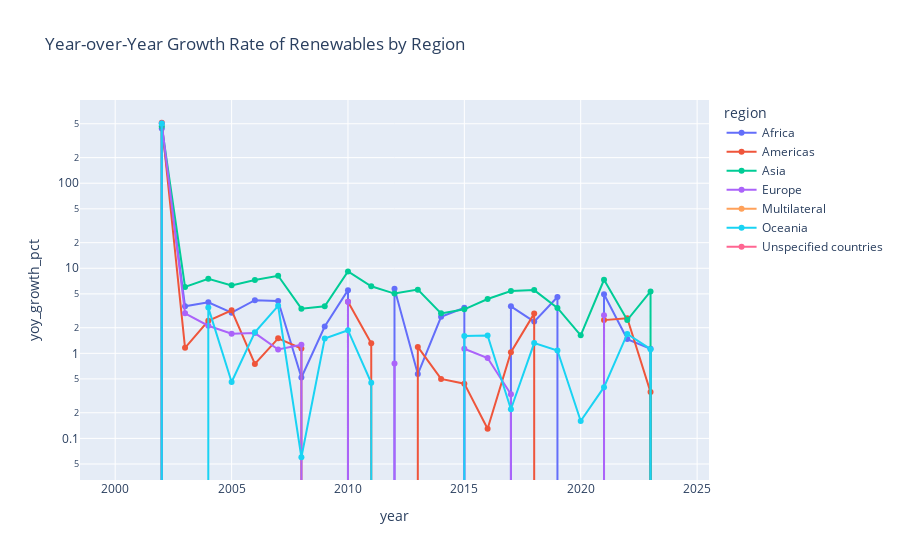

Notebook cell for this chart:
### Markdown cell above
The relationship between renewable electricity generation and CO₂ emissions suggests that higher renewable adoption is associated with lower or slower-growing emissions. However, the relationship is not perfectly linear, indicating that other factors such as economic structure and energy demand also influence emissions levels.

### Code cell
# RQ5 — Fastest Growing Regions
rq5_sql = """
WITH region_year AS (
    SELECT
        c.region,
        i.year,
        SUM(i.electricity_generation_gwh) AS total_gwh
    FROM irena_energy i
    JOIN country c ON i.iso = c.iso
    GROUP BY c.region, i.year
)
SELECT
    region,
    year,
    total_gwh,
    LAG(total_gwh) OVER (PARTITION BY region ORDER BY year) AS prev_gwh,
    ROUND(
        (total_gwh - LAG(total_gwh) OVER (PARTITION BY region ORDER BY year)) * 100.0
        / LAG(total_gwh) OVER (PARTITION BY region ORDER BY year), 2
    ) AS yoy_growth_pct
FROM region_year
ORDER BY region, year;
"""
rq5_df = run(rq5_sql)

#
fig = px.line(
    rq5_df,
    x="year",
    y="yoy_growth_pct",
    color="region",
    markers=True,
    title="Year-over-Year Growth Rate of Renewables by Region"
)
fig.update_yaxes(type="log")
show_and_save(fig, "rq5", "rq5_yoy_growth")
#fig.show()

### Figure 1 — Plotly figure (JSON) as saved in the notebook; plotly's stock layout.template omitted (floating-point values rounded to 4 significant figures)
{"data": [{"hovertemplate": "region=Africa<br>year=%{x}<br>yoy_growth_pct=%{y}<extra></extra>", "legendgroup": "Africa", "line": {"color": "#636efa", "dash": "solid"}, "marker": {"symbol": "circle"}, "mode": "lines+markers", "name": "Africa", "orientation": "v", "showlegend": true, "type": "scatter", "x": ["2000-01-01", "2001-01-01", "2002-01-01", "2003-01-01", "2004-01-01", "2005-01-01", "2006-01-01", "2007-01-01", "2008-01-01", "2009-01-01", "2010-01-01", "2011-01-01", "2012-01-01", "2013-01-01", "2014-01-01", "2015-01-01", "2016-01-01", "2017-01-01", "2018-01-01", "2019-01-01", "2020-01-01", "2021-01-01", "2022-01-01", "2023-01-01", "2024-01-01"], "xaxis": "x", "y": [null, -79.77, 441.4, 3.57, 3.98, 3, 4.21, 4.12, 0.52, 2.07, 5.53, -0.19, 5.73, 0.57, 2.69, 3.44, -2.16, 3.57, 2.36, 4.59, -2.37, 4.95, 1.47, 1.13, -98.27], "yaxis": "y"}, {"hovertemplate": "region=Americas<br>year=%{x}<br>yoy_growth_pct=%{y}<extra></extra>", "legendgroup": "Americas", "line": {"color": "#EF553B", "dash": "solid"}, "marker": {"symbol": "circle"}, "mode": "lines+markers", "name": "Americas", "orientation": "v", "showlegend": true, "type": "scatter", "x": ["2000-01-01", "2001-01-01", "2002-01-01", "2003-01-01", "2004-01-01", "2005-01-01", "2006-01-01", "2007-01-01", "2008-01-01", "2009-01-01", "2010-01-01", "2011-01-01", "2012-01-01", "2013-01-01", "2014-01-01", "2015-01-01", "2016-01-01", "2017-01-01", "2018-01-01", "2019-01-01", "2020-01-01", "2021-01-01", "2022-01-01", "2023-01-01", "2024-01-01"], "xaxis": "x", "y": [null, -83.68, 514.1, 1.16, 2.41, 3.21, 0.75, 1.5, 1.14, -2.76, 4.04, 1.31, -0.35, 1.19, 0.5, 0.44, 0.13, 1.03, 2.93, -0.67, -2.13, 2.46, 2.58, 0.35, -98.81], "yaxis": "y"}, {"hovertemplate": "region=Asia<br>year=%{x}<br>yoy_growth_pct=%{y}<extra></extra>", "legendgroup": "Asia", "line": {"color": "#00cc96", "dash": "solid"}, "marker": {"symbol": "circle"}, "mode": "lines+markers", "name": "Asia", "orientation": "v", "showlegend": true, "type": "scatter", "x": ["2000-01-01", "2001-01-01", "2002-01-01", "2003-01-01", "2004-01-01", "2005-01-01", "2006-01-01", "2007-01-01", "2008-01-01", "2009-01-01", "2010-01-01", "2011-01-01", "2012-01-01", "2013-01-01", "2014-01-01", "2015-01-01", "2016-01-01", "2017-01-01", "2018-01-01", "2019-01-01", "2020-01-01", "2021-01-01", "2022-01-01", "2023-01-01", "2024-01-01"], "xaxis": "x", "y": [null, -80.87, 466.2, 6.04, 7.52, 6.3, 7.28, 8.16, 3.35, 3.58, 9.18, 6.15, 5.04, 5.61, 2.95, 3.29, 4.35, 5.39, 5.54, 3.42, 1.63, 7.33, 2.46, 5.34, -98.72], "yaxis": "y"}, {"hovertemplate": "region=Europe<br>year=%{x}<br>yoy_growth_pct=%{y}<extra></extra>", "legendgroup": "Europe", "line": {"color": "#ab63fa", "dash": "solid"}, "marker": {"symbol": "circle"}, "mode": "lines+markers", "name": "Europe", "orientation": "v", "showlegend": true, "type": "scatter", "x": ["2000-01-01", "2001-01-01", "2002-01-01", "2003-01-01", "2004-01-01", "2005-01-01", "2006-01-01", "2007-01-01", "2008-01-01", "2009-01-01", "2010-01-01", "2011-01-01", "2012-01-01", "2013-01-01", "2014-01-01", "2015-01-01", "2016-01-01", "2017-01-01", "2018-01-01", "2019-01-01", "2020-01-01", "2021-01-01", "2022-01-01", "2023-01-01", "2024-01-01"], "xaxis": "x", "y": [null, -83.05, 503.9, 2.95, 2.11, 1.7, 1.73, 1.11, 1.26, -4.12, 4.03, -0.47, 0.76, -0.08, -2.24, 1.13, 0.88, 0.33, -0.5, -1.39, -2.53, 2.81, -0.1, -2.04, -98.08], "yaxis": "y"}, {"hovertemplate": "region=Multilateral<br>year=%{x}<br>yoy_growth_pct=%{y}<extra></extra>", "legendgroup": "Multilateral", "line": {"color": "#FFA15A", "dash": "solid"}, "marker": {"symbol": "circle"}, "mode": "lines+markers", "name": "Multilateral", "orientation": "v", "showlegend": true, "type": "scatter", "x": ["2009-01-01", "2011-01-01", "2012-01-01", "2015-01-01", "2016-01-01", "2017-01-01", "2018-01-01", "2019-01-01", "2021-01-01", "2022-01-01", "2023-01-01"], "xaxis": "x", "y": [null, null, null, null, null, null, null, null, null, null, null], "yaxis": "y"}, {"hovertemplate": "region=Oceania<br>year=%{x}<br>yoy_growth_pct=%{y}<extra></extra>", "legendgroup": "Oceania", "line": {"color": "#19d3f3", "dash": "solid"}, "marker": {"symbol": "circle"}, "mode": "lines+markers", "name": "Oceania", "orientation": "v", "showlegend": true, "type": "scatter", "x": ["2000-01-01", "2001-01-01", "2002-01-01", "2003-01-01", "2004-01-01", "2005-01-01", "2006-01-01", "2007-01-01", "2008-01-01", "2009-01-01", "2010-01-01", "2011-01-01", "2012-01-01", "2013-01-01", "2014-01-01", "2015-01-01", "2016-01-01", "2017-01-01", "2018-01-01", "2019-01-01", "2020-01-01", "2021-01-01", "2022-01-01", "2023-01-01", "2024-01-01"], "xaxis": "x", "y": [null, -82.28, 503.1, -2.43, 3.45, 0.46, 1.77, 3.62, 0.06, 1.49, 1.87, 0.45, -0.96, -0.83, -0.46, 1.6, 1.62, 0.22, 1.32, 1.08, 0.16, 0.4, 1.69, 1.12, -98.48], "yaxis": "y"}, {"hovertemplate": "region=Unspecified countries<br>year=%{x}<br>yoy_growth_pct=%{y}<extra></extra>", "legendgroup": "Unspecified countries", "line": {"color": "#FF6692", "dash": "solid"}, "marker": {"symbol": "circle"}, "mode": "lines+markers", "name": "Unspecified countries", "orientation": "v", "showlegend": true, "type": "scatter", "x": ["2000-01-01", "2001-01-01", "2002-01-01", "2003-01-01", "2004-01-01", "2005-01-01", "2006-01-01", "2007-01-01", "2008-01-01", "2009-01-01", "2010-01-01", "2011-01-01", "2012-01-01", "2013-01-01", "2014-01-01", "2015-01-01", "2016-01-01", "2017-01-01", "2018-01-01", "2019-01-01", "2020-01-01", "2021-01-01", "2022-01-01", "2023-01-01"], "xaxis": "x", "y": [null, null, null, null, null, null, null, null, null, null, null, null, null, null, null, null, null, null, null, null, null, null, null, null], "yaxis": "y"}], "layout": {"legend": {"title": {"text": "region"}, "tracegroupgap": 0}, "title": {"text": "Year-over-Year Growth Rate of Renewables by Region"}, "xaxis": {"anchor": "y", "domain": [0, 1], "title": {"text": "year"}}, "yaxis": {"anchor": "x", "domain": [0, 1], "title": {"text": "yoy_growth_pct"}, "type": "log"}}}
